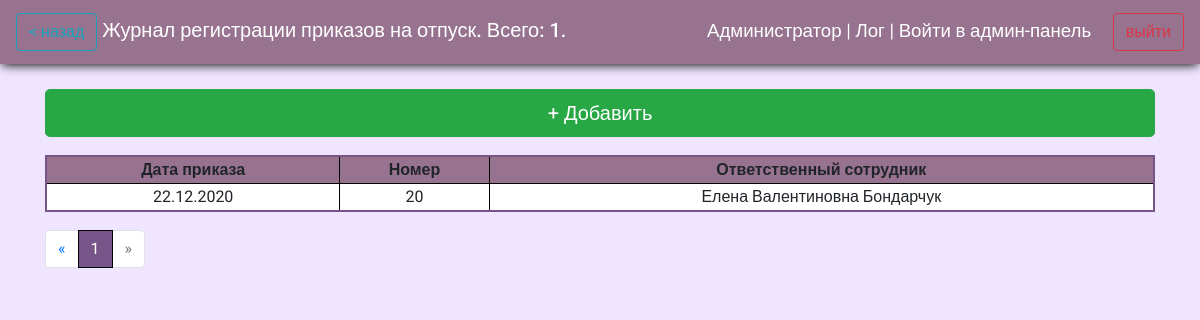
The app's page /journals/orders_on_vacation/ (signed in) with its own data.
### reg_jounals/models.py (models this page shows)
class OrdersOnVacation(models.Model):
    oov_number = models.CharField(blank = True, max_length=10, help_text="Введите номер приказа", verbose_name="Номер приказа", db_index=True)
    oov_date = models.DateField(help_text="Введите дату приказа", verbose_name="Дата приказа", db_index=True)
    oov_empList = models.TextField(help_text="Введите сотрудников в приказ", verbose_name="Список сотрудников в приказе")
    oov_res_officer = models.CharField(blank=True, editable=False,  max_length=256, help_text="Сотрудник, который внес документ в систему ", verbose_name='Ответственный сотрудник')
    class Meta:
        ordering = ["id"]
        verbose_name = 'Приказ на отпуск'
        verbose_name_plural = 'Приказы на отпуск'

### reg_jounals/views.py (the view)
# urls.py: path('orders_on_vacation/', views.order_on_vacation, name='orders_on_vacation'),
def order_on_vacation(request):
    if request.user.is_authenticated:
        orders =OrdersOnVacation.objects.all().order_by('-id')
        p_orders = Paginator(orders, page_count)
        page_number = request.GET.get('page', 1)
        page = p_orders.get_page(page_number)
        count = len(orders)
        return render(request, 'reg_jounals/orders_on_vacation.html', context={'orders':page, 'count':count})
    else:
        return render(request, 'reg_jounals/no_auth.html')

### reg_jounals/templates/reg_jounals/orders_on_vacation.html (shortened to what this page needs)
{%extends "reg_jounals/index.html" %}
{%block header%} <a class="btn btn-outline-info" href="../"> < назад</a> Журнал регистрации приказов на отпуск. Всего: {{count}}.  {%endblock%}
{%block content%}
<a class="btn btn-success btn-lg m-bottom btn-add " href="{%url 'orders_on_vacation_add_url'%}"> + Добавить</a>
{% if orders %}
<table>
  <thead class="thead-dark">
  <tr class="tr-header">
    <th scope="col">Дата приказа</th>
    <th scope="col">Номер</th>
    <th scope="col">Ответственный сотрудник</th>
  </tr>
  </thead>
  {%for order in orders%}
<tr onclick="return location.href = '{% url 'orders_on_vacation_upd_url' id=order.id%}' ">
    <td>{{order.oov_date|date:"d.m.Y"}}</td>
    <td>{{order.oov_number}}</td>
    <td>{{order.oov_res_officer}}</td>
</tr>
  {%endfor%}
</table>
<nav  class="paginator" aria-label="Page navigation example">
  <ul class="pagination">
    <li class="page-item">
      <a class="page-link" href="#" aria-label="Previous">
<span aria-hidden="true">&laquo;</span>
      </a>
    </li>
{% for p in orders.paginator.page_range %}
  {% if orders.number == p%}
   <li class="page-item active"><a class="page-link" href="?page={{p}}">{{ p }}</a></li>
   {%else%}
        <li class="page-item"><a class="page-link" href="?page={{p}}">{{ p }}</a></li>
    {%endif%}
  {% endfor %}
{%if orders.has_next%}
    <li class="page-item">
      <a class="page-link" href='?page={{orders.next_page_number}}' aria-label="Next">
<span aria-hidden="true">&raquo;</span>
      </a>
    </li>
  {%else%}
  <li class="page-item disabled">
    <a class="page-link" href='#' aria-disabled='true' aria-label="Next">
      <span aria-hidden="true">&raquo;</span>
    </a>
  </li>
  {%endif%}
  </ul>
</nav>
{%else%}
<h2>Записей нет</h2>
{%endif%}
{%endblock%}

### reg_jounals/templates/reg_jounals/index.html (shortened to what this page needs)
<!DOCTYPE html>
<html  lang="en">
<head>
  {%load static%}
  <link rel="stylesheet" href="{% static 'css/style.css'%}">
  <link rel="stylesheet" href="{% static 'css/VacList.css'%}">
  <link rel="stylesheet" href="https://cdn.jsdelivr.net/npm/bootstrap@4.5.3/dist/css/bootstrap.min.css">
</head>
<body onload="TextDisabled()">
  <header>
    <nav class="navbar navbar-light ">
    <span class="navbar-brand mb-0 h1">{%block header%} {%endblock%}</span><span style="text-align: right; float: right;font-size: 14pt;">  {{ user.first_name }} {% if request.user.is_superuser%}  <a style="color:white;" href="{% url 'logfile' %}">| Лог |</a> <a style="color:white;" href="/admin/">Войти в админ-панель</a>{%endif%} <a class="btn btn-outline-danger" style="margin-left: 17px;" href="{% url 'logout'%}">выйти</a></span>
  </header>
<div class="container">
    {%block content%}{%endblock%}
  </div>
</body>
</html>

### reg_jounals/static/css/style.css (style rules this page uses)
* { font-family: 'Roboto', sans-serif; }
body { background: #white !important; background-color: #efe5ff !important; }
.navbar-light .navbar-brand { color: rgb(255 255 255) !important; }
.container { margin-top: 10px; }
.btn-add { float: left; width: 100%; margin-top: 15px; }
.navbar { color: white; background: #977390; box-shadow: 0 3px 10px -2px black; }
table { border: solid 2px #785589; background: white; border-collapse: collapse; margin: 18px auto; float: left; width: 100%; }
table th { text-align: center; }
table .tr-header { background: #977390 ; }
table tr th, td { border-right: solid 1px black; border-bottom: solid 1px black; cursor: pointer; text-align: center; }
table tr th:last-child, td:last-child { border-right: none; }
table tr:last-child { border-bottom: none; }
.paginator { width: 100%; float: left; }
.page-item.active .page-link { background: #785589 !important; border-color: black !important; }

### records on screen
OrdersOnVacation: oov_date "22.12.2020", oov_number "20", oov_res_officer "Елена Валентиновна Бондарчук"

### other values on screen
{{ count }} "1"
{{ user.first_name }} "Администратор"
{{ p }} "1"
